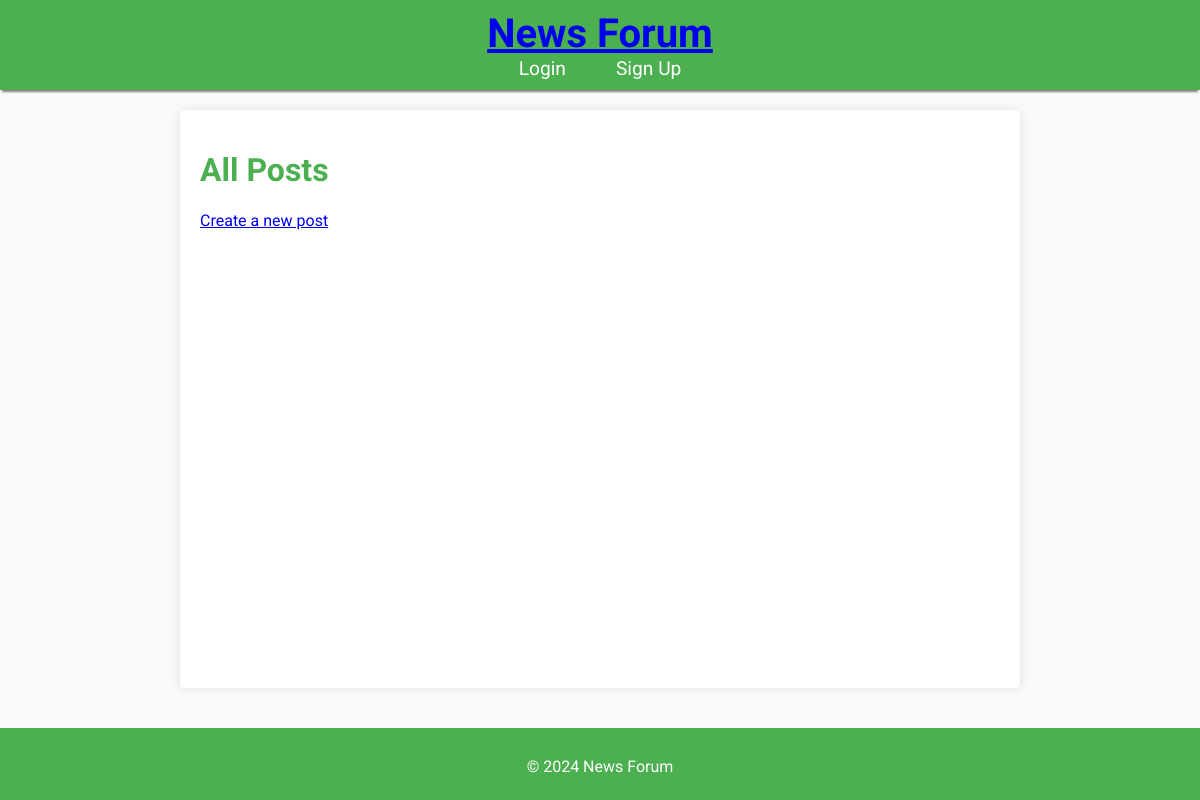
The app's page /, older data.
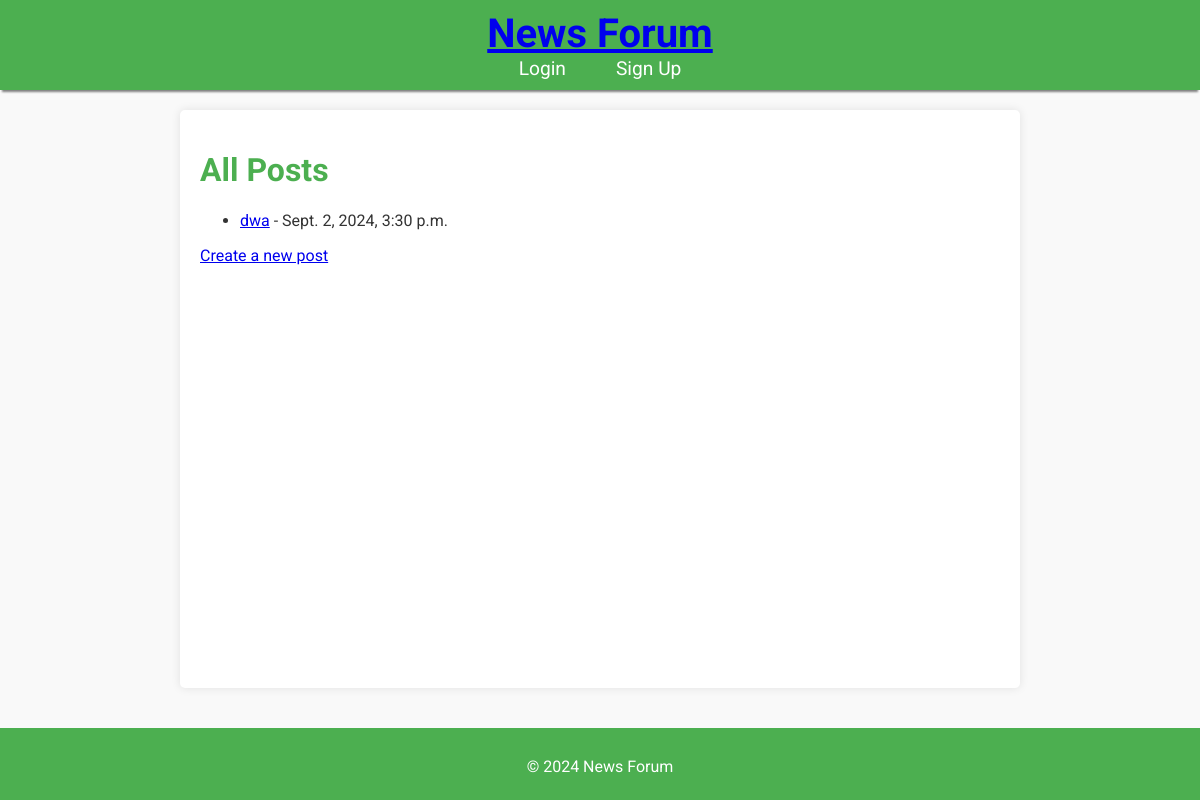
The same page, newer data.
### news/models.py (models this page shows, shortened)
class Post(models.Model):
    title = models.CharField(max_length=200)
    content = models.TextField()
    created_at = models.DateTimeField(auto_now_add=True)
    updated_at = models.DateTimeField(auto_now=True)
    author = models.ForeignKey(User, on_delete=models.CASCADE)
    category = models.ForeignKey(Category, on_delete=models.SET_NULL, null=True)
    upvotes = models.IntegerField(default=0)
    downvotes = models.IntegerField(default=0)

### news/views.py (the view)
# urls.py: path('', views.post_list, name='post_list'),
def post_list(request):
    posts = Post.objects.all().order_by('-created_at')
    return render(request, 'news/post_list.html', {'posts': posts})

### news/templates/news/post_list.html (shortened to what this page needs)
{% extends 'base.html' %}
{% block content %}
    <h1>All Posts</h1>
    <ul>
        {% for post in posts %}
            <li><a href="{% url 'post_detail' post.id %}">{{ post.title }}</a> - {{ post.created_at }}</li>
        {% endfor %}
    </ul>
    <a href="{% url 'post_create' %}">Create a new post</a>
{% endblock %}

### news/templates/base.html (shortened to what this page needs)
{% load static %}
<!DOCTYPE html>
<html lang="en">
<head>
    <link rel="stylesheet" href="{% static 'css/style.css' %}">
    <link rel="stylesheet" href="https://cdnjs.cloudflare.com/ajax/libs/font-awesome/6.0.0-beta3/css/all.min.css">
</head>
<body>
    <header>
        <h1><a href="{% url 'post_list' %}">News Forum</a></h1>
        <nav>
            {% if user.is_authenticated %}
                <p>Welcome, {{ user.username }}!</p>
                <form id="logout-form" action="{% url 'logout' %}" method="post">
                    {% csrf_token %}
                    <button type="submit" style="background:none;border:none;padding:0;color:inherit;cursor:pointer;">
                        <i class="fas fa-sign-out-alt"></i> Logout
                    </button>
                </form>
            {% else %}
                <a href="{% url 'login' %}">Login</a>
                <a href="{% url 'signup' %}">Sign Up</a>
            {% endif %}
        </nav>
    </header>
    <main>
        {% block content %}{% endblock %}
    </main>
    <footer>
        <p>&copy; 2024 News Forum</p>
    </footer>
</body>
</html>

### news/static/css/style.css (style rules this page uses)
body { font-family: 'Roboto', sans-serif; background-color: #f9f9f9; color: #333; margin: 0; padding: 0; }
main { width: 100%; max-width: 800px; margin: 0 auto; padding: 20px; }
header { background-color: #4CAF50; color: white; padding: 10px 0; text-align: center; box-shadow: 0 4px 2px -2px gray; }
header h1 { margin: 0; font-size: 2.5em; }
nav { display: flex; justify-content: center; gap: 20px; }
nav a { color: white; text-decoration: none; margin: 0 15px; font-size: 1.2em; }
main { padding: 20px; max-width: 800px; margin: 20px auto; background: white; border-radius: 5px; box-shadow: 0 0 10px rgba(0, 0, 0, 0.1); flex: 1; }
h1, h2 { color: #4CAF50; }
p { line-height: 1.6; margin-bottom: 10px; }
footer { text-align: center; padding: 10px 0; background-color: #4CAF50; color: white; position: relative; width: 100%; margin-top: 20px; }
html, body { height: 100%; margin: 0; display: flex; flex-direction: column; }

Row changes from the older to the newer data that the page shows:
added Post: title "dwa", created_at "Sept. 2, 2024, 3:30 p.m."
